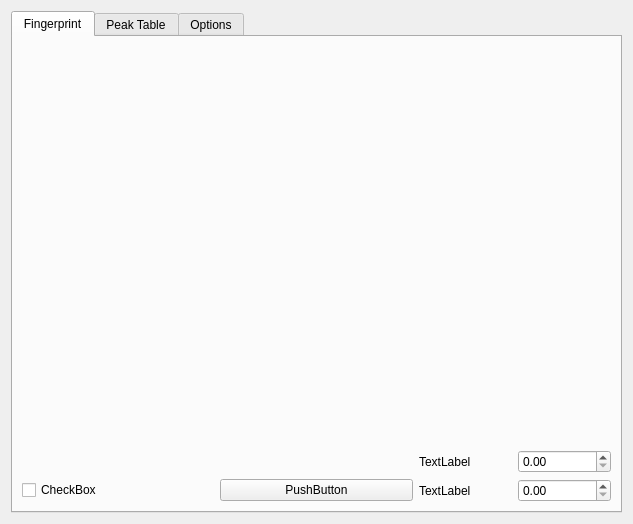
<ui version="4.0" >
 <class>fingerPlotWidget</class>
 <widget class="QWidget" name="fingerPlotWidget" >
  <property name="geometry" >
   <rect>
    <x>0</x>
    <y>0</y>
    <width>633</width>
    <height>524</height>
   </rect>
  </property>
  <property name="windowTitle" >
   <string>Fingerprint Plot</string>
  </property>
  <layout class="QHBoxLayout" >
   <item>
    <widget class="QTabWidget" name="tabWidget" >
     <property name="currentIndex" >
      <number>0</number>
     </property>
     <widget class="QWidget" name="tab" >
      <attribute name="title" >
       <string>Fingerprint</string>
      </attribute>
      <layout class="QVBoxLayout" >
       <item>
        <widget class="MPL_Widget" native="1" name="plotWidget" />
       </item>
       <item>
        <layout class="QGridLayout" >
         <item row="0" column="2" >
          <layout class="QHBoxLayout" >
           <item>
            <widget class="QLabel" name="label" >
             <property name="text" >
              <string>TextLabel</string>
             </property>
            </widget>
           </item>
           <item>
            <widget class="QDoubleSpinBox" name="doubleSpinBox" />
           </item>
          </layout>
         </item>
         <item row="1" column="2" >
          <layout class="QHBoxLayout" >
           <item>
            <widget class="QLabel" name="label_2" >
             <property name="text" >
              <string>TextLabel</string>
             </property>
            </widget>
           </item>
           <item>
            <widget class="QDoubleSpinBox" name="doubleSpinBox_2" />
           </item>
          </layout>
         </item>
         <item row="1" column="1" >
          <widget class="QPushButton" name="pushButton" >
           <property name="text" >
            <string>PushButton</string>
           </property>
          </widget>
         </item>
         <item row="1" column="0" >
          <widget class="QCheckBox" name="checkBox" >
           <property name="text" >
            <string>CheckBox</string>
           </property>
          </widget>
         </item>
        </layout>
       </item>
      </layout>
     </widget>
     <widget class="QWidget" name="tab_3" >
      <attribute name="title" >
       <string>Peak Table</string>
      </attribute>
      <layout class="QHBoxLayout" >
       <item>
        <widget class="CustomTable" name="peakTable" />
       </item>
      </layout>
     </widget>
     <widget class="QWidget" name="tab_2" >
      <attribute name="title" >
       <string>Options</string>
      </attribute>
     </widget>
    </widget>
   </item>
  </layout>
 </widget>
 <customwidgets>
  <customwidget>
   <class>MPL_Widget</class>
   <extends>QWidget</extends>
   <header>mpl_pyqt4_widget</header>
   <container>1</container>
  </customwidget>
  <customwidget>
   <class>CustomTable</class>
   <extends>QTableWidget</extends>
   <header>customTable</header>
  </customwidget>
 </customwidgets>
 <resources/>
 <connections/>
</ui>
